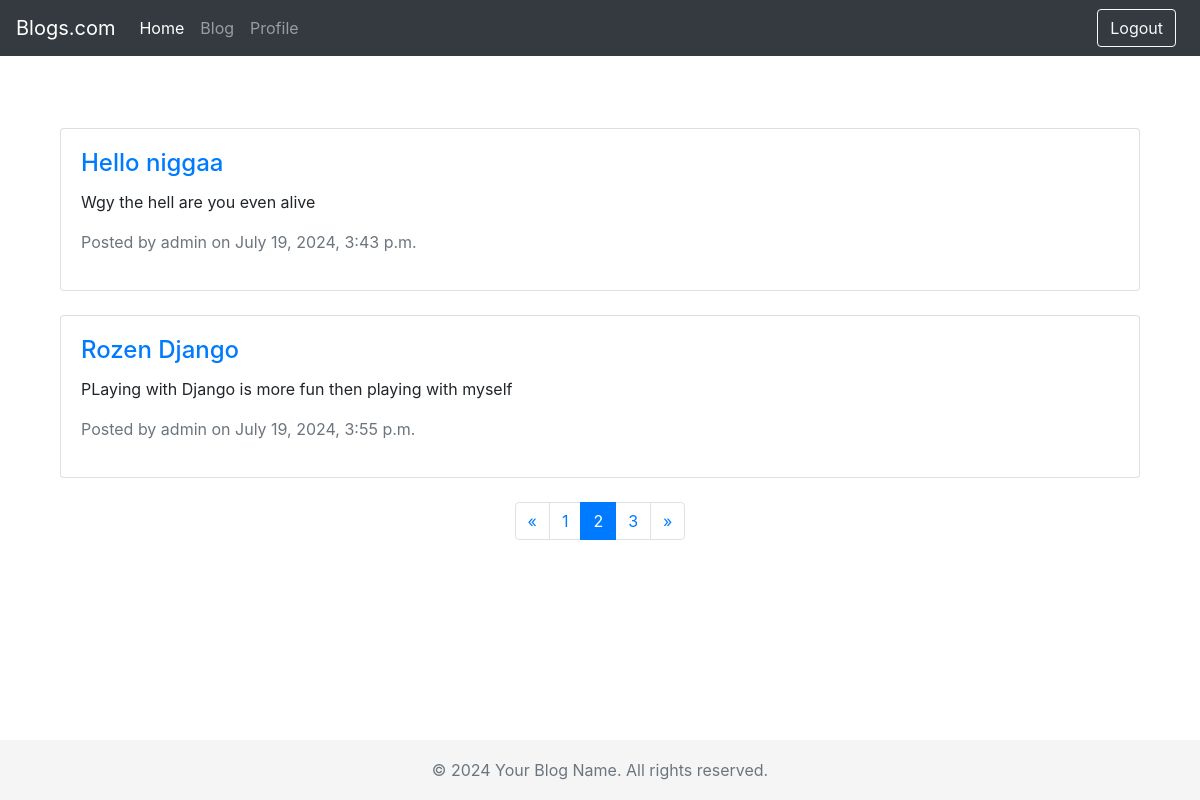
The page /post/?page=2 (signed in) on the database its author committed.
### blog/models.py (models this page shows)
class post(models.Model):
    title = models.CharField(max_length=200)
    content = models.TextField()
    created_at = models.DateTimeField()
    author = models.ForeignKey(User,on_delete=models.CASCADE)

### blog/views.py (the view)
# urls.py: path('post/',page,name='post'),
@login_required(login_url='/login/')
def page(request):
    posts = post.objects.all()
    paginator = Paginator(posts, 2)  # Show 2 contacts per page.
    page_number = request.GET.get('page')
    page_obj = paginator.get_page(page_number)
    context = {
        'page_obj':page_obj
    }
    return render(request, 'posts.html', context)

### blog/Templates/posts.html (shortened to what this page needs)
{% extends 'base.html' %}
{% block content %}
<div class="container mt-5">
    <div class="row">
        {% for post in page_obj %}
            <div class="col-md-12 mb-4">
                <div class="card">
                    <div class="card-body">
                        <h4 class="card-title">
                            <a href="">{{ post.title }}</a>
                        </h4>
                        <p class="card-text">{{ post.content|truncatewords:30 }}</p>
                        <p class="text-muted">Posted by {{ post.author.username }} on {{ post.created_at }}</p>
                    </div>
                </div>
            </div>
        {% endfor %}
    </div>
    <div class="row">
        <div class="col-md-12">
            <nav aria-label="Page navigation example">
                <ul class="pagination justify-content-center">
                    {% if page_obj.has_previous %}
                        <li class="page-item">
                            <a class="page-link" href="?page={{ page_obj.previous_page_number }}" aria-label="Previous">
                                <span aria-hidden="true">&laquo;</span>
                            </a>
                        </li>
                    {% else %}
                        <li class="page-item disabled">
                            <span class="page-link" aria-hidden="true">&laquo;</span>
                        </li>
                    {% endif %}
                    {% for num in page_obj.paginator.page_range %}
                        {% if page_obj.number == num %}
                            <li class="page-item active">
                                <span class="page-link">{{ num }}<span class="sr-only">(current)</span></span>
                            </li>
                        {% elif num > page_obj.number|add:'-3' and num < page_obj.number|add:'3' %}
                            <li class="page-item">
                                <a class="page-link" href="?page={{ num }}">{{ num }}</a>
                            </li>
                        {% endif %}
                    {% endfor %}
                    {% if page_obj.has_next %}
                        <li class="page-item">
                            <a class="page-link" href="?page={{ page_obj.next_page_number }}" aria-label="Next">
                                <span aria-hidden="true">&raquo;</span>
                            </a>
                        </li>
                    {% else %}
                        <li class="page-item disabled">
                            <span class="page-link" aria-hidden="true">&raquo;</span>
                        </li>
                    {% endif %}
                </ul>
            </nav>
        </div>
    </div>
</div>
{% endblock %}

### blog/Templates/base.html (style rules this page uses)
body { padding-top: 5rem; }

### rows shown on the page
post: title "Hello niggaa", content "Wgy the hell are you even alive", author.username "admin", created_at "July 19, 2024, 3:43 p.m."
post: title "Rozen Django", content "PLaying with Django is more fun then playing with myself", author.username "admin", created_at "July 19, 2024, 3:55 p.m."

### other values the page prints
{{ num }} "1" "3"
{{ num }} "2"
